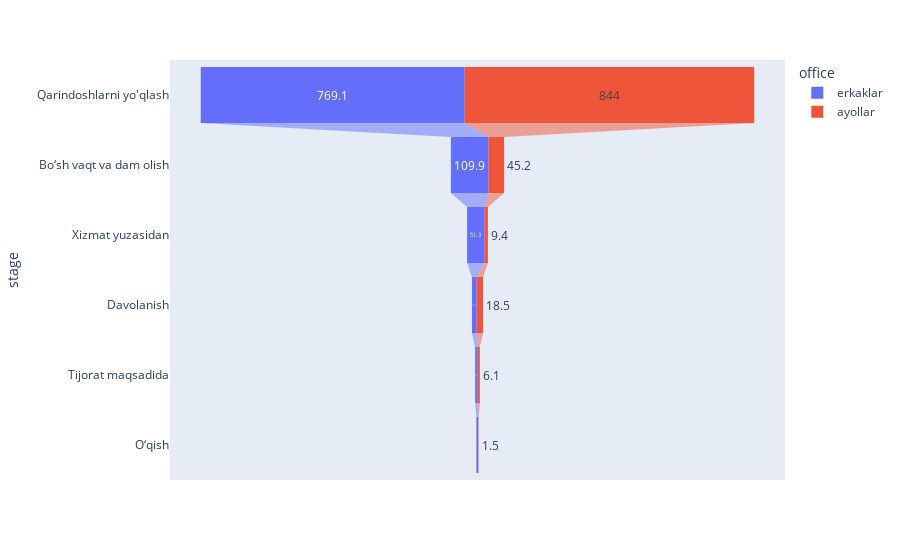

The notebook cell saved with this chart:
### Code cell
import plotly.express as px
import pandas as pd
stages = ["Qarindoshlarni yo'qlash", "Bo‘sh vaqt va dam olish", "Xizmat yuzasidan", "Davolanish", "Tijorat maqsadida", "O‘qish"]
df_mtl = pd.DataFrame(dict(number=[769.1, 109.9, 51.3, 13.9, 7.6, 4.9], stage=stages))
df_mtl['office'] = 'erkaklar'
df_toronto = pd.DataFrame(dict(number=[844.0, 45.2, 9.4, 18.5, 6.1, 1.5], stage=stages))
df_toronto['office'] = 'ayollar'
df = pd.concat([df_mtl, df_toronto], axis=0)
fig = px.funnel(df, x='number', y='stage', color='office')
fig.show()

### Figure 1 — Plotly figure (JSON) as saved in the notebook; plotly's stock layout.template omitted (floating-point values rounded to 4 significant figures)
{"data": [{"hovertemplate": "office=erkaklar<br>number=%{x}<br>stage=%{y}<extra></extra>", "legendgroup": "erkaklar", "marker": {"color": "#636efa"}, "name": "erkaklar", "orientation": "h", "showlegend": true, "type": "funnel", "x": [769.1, 109.9, 51.3, 13.9, 7.6, 4.9], "xaxis": "x", "y": ["Qarindoshlarni yo'qlash", "Bo‘sh vaqt va dam olish", "Xizmat yuzasidan", "Davolanish", "Tijorat maqsadida", "O‘qish"], "yaxis": "y"}, {"hovertemplate": "office=ayollar<br>number=%{x}<br>stage=%{y}<extra></extra>", "legendgroup": "ayollar", "marker": {"color": "#EF553B"}, "name": "ayollar", "orientation": "h", "showlegend": true, "type": "funnel", "x": [844, 45.2, 9.4, 18.5, 6.1, 1.5], "xaxis": "x", "y": ["Qarindoshlarni yo'qlash", "Bo‘sh vaqt va dam olish", "Xizmat yuzasidan", "Davolanish", "Tijorat maqsadida", "O‘qish"], "yaxis": "y"}], "layout": {"legend": {"title": {"text": "office"}, "tracegroupgap": 0}, "margin": {"t": 60}, "xaxis": {"anchor": "y", "domain": [0, 1], "title": {"text": "number"}}, "yaxis": {"anchor": "x", "domain": [0, 1], "title": {"text": "stage"}}}}
